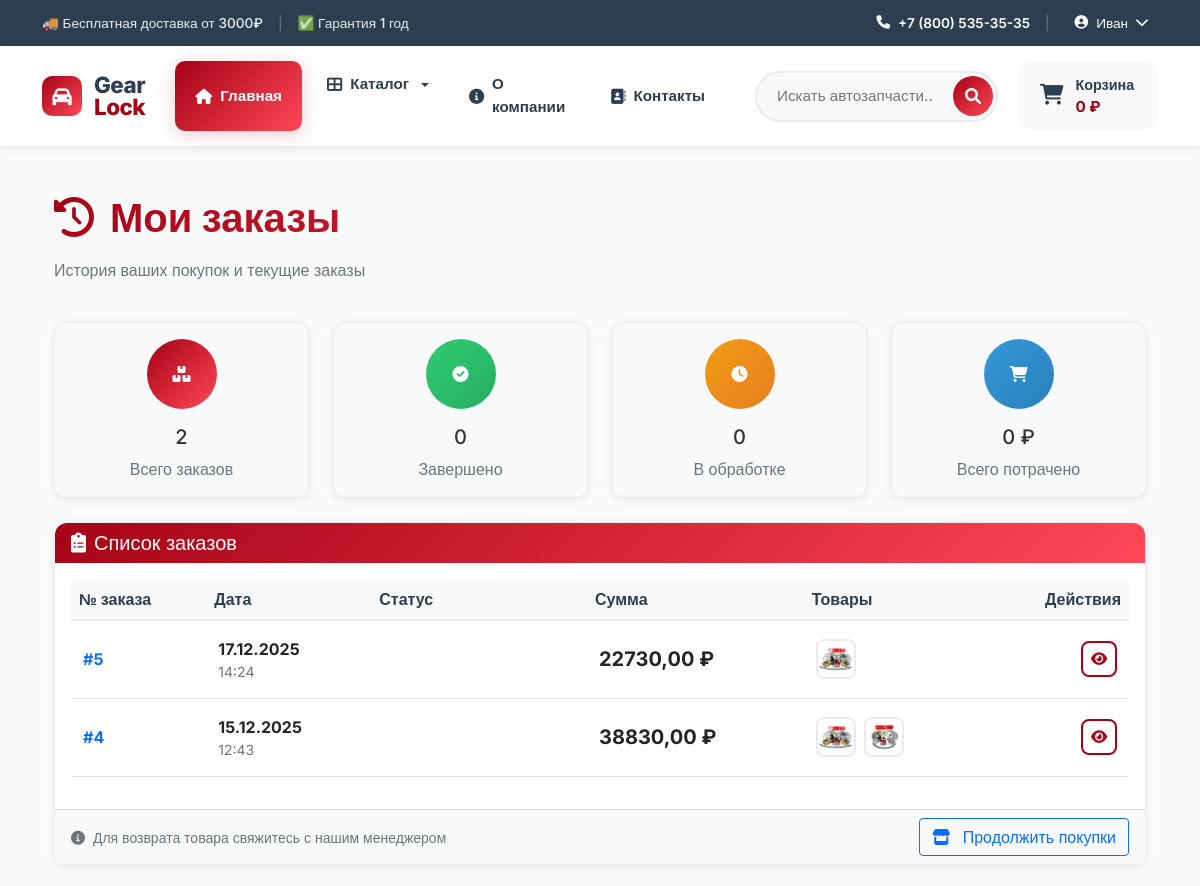
/orders/ (signed in, upper part), run on an earlier commit of the app's database.
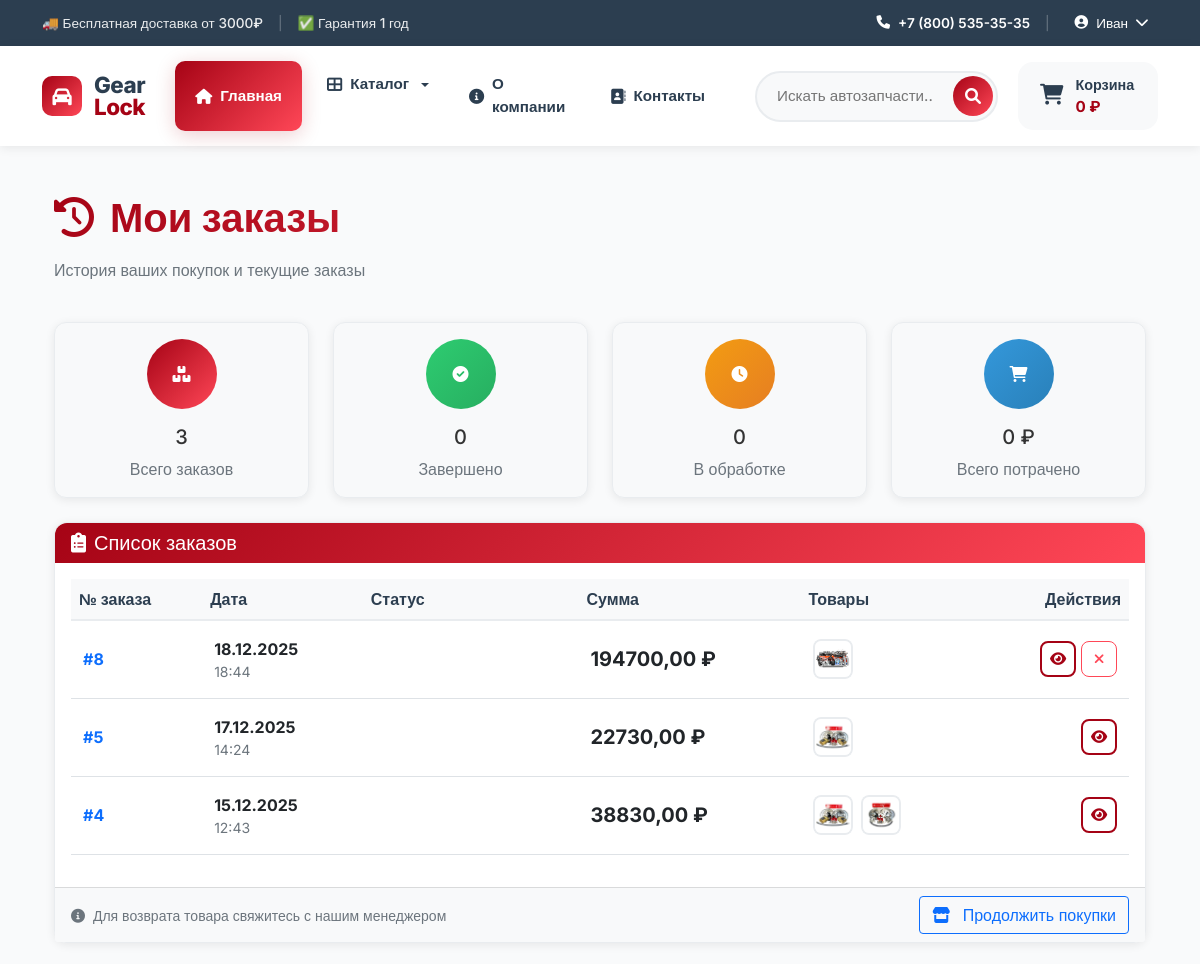
And on a later commit of the database.
### orders/models.py (models this page shows, shortened)
class Order(models.Model):
    STATUS_CHOICES = [
        ('new', 'Новый'),
        ('processing', 'В обработке'),
        ('shipped', 'Отправлен'),
        ('delivered', 'Доставлен'),
        ('cancelled', 'Отменен'),
    ]
    PAYMENT_CHOICES = [
        ('card', 'Карта онлайн'),
        ('cash', 'Наличные при получении'),
        ('bank', 'Банковский перевод'),
    ]
    user = models.ForeignKey(settings.AUTH_USER_MODEL,
                           on_delete=models.CASCADE,
                           related_name='orders', null=True, blank=True)
    email = models.EmailField('Email')
    phone = models.CharField('Телефон', max_length=20)
    first_name = models.CharField('Имя', max_length=100)
    last_name = models.CharField('Фамилия', max_length=100)
    address = models.TextField('Адрес доставки')
    city = models.CharField('Город', max_length=100)
    postal_code = models.CharField('Почтовый индекс', max_length=20)
    status = models.CharField('Статус', max_length=20,
                            choices=STATUS_CHOICES, default='new')
    payment_method = models.CharField('Способ оплаты', max_length=20,
                                    choices=PAYMENT_CHOICES)
    total_price = models.DecimalField('Общая сумма', max_digits=10,
                                    decimal_places=2)
    notes = models.TextField('Примечания', blank=True)
    created_at = models.DateTimeField('Дата создания', auto_now_add=True)
    updated_at = models.DateTimeField('Дата обновления', auto_now=True)
    class Meta:
        verbose_name = 'Заказ'
        verbose_name_plural = 'Заказы'
        ordering = ['-created_at']
    @property
    def get_status_display_class(self):
        status_classes = {
            'new': 'badge badge-primary',
            'processing': 'badge badge-info',
            'shipped': 'badge badge-warning',
            'delivered': 'badge badge-success',
            'cancelled': 'badge badge-danger',
        }
        return status_classes.get(self.status, 'badge badge-secondary')

class OrderItem(models.Model):
    order = models.ForeignKey(Order, on_delete=models.CASCADE,
                            related_name='items')
    product = models.ForeignKey(Product, on_delete=models.PROTECT)
    price = models.DecimalField('Цена', max_digits=10, decimal_places=2)
    quantity = models.PositiveIntegerField('Количество', default=1)
    class Meta:
        verbose_name = 'Товар в заказе'
        verbose_name_plural = 'Товары в заказе'

### catalog/models.py (models this page shows, shortened)
class Product(models.Model):
    AVAILABILITY_CHOICES = [
        ('in_stock', 'В наличии'),
        ('limited', 'Мало'),
        ('out_of_stock', 'Нет в наличии'),
        ('preorder', 'Под заказ'),
    ]
    name = models.CharField('Название', max_length=200)
    slug = models.SlugField('URL', max_length=200, unique=True, blank=True)  # Добавили blank=True
    category = models.ForeignKey(Category, on_delete=models.CASCADE,
                               related_name='products')
    brand = models.ForeignKey(Brand, on_delete=models.CASCADE,
                            related_name='products', null=True, blank=True)
    sku = models.CharField('Артикул', max_length=50, unique=True)
    price = models.DecimalField('Цена', max_digits=10, decimal_places=2)
    old_price = models.DecimalField('Старая цена', max_digits=10,
                                   decimal_places=2, null=True, blank=True)
    description = models.TextField('Описание')
    features = models.TextField('Характеристики', blank=True)
    availability = models.CharField('Наличие', max_length=20,
                                  choices=AVAILABILITY_CHOICES, default='in_stock')
    quantity = models.IntegerField('Количество', default=0)
    is_active = models.BooleanField('Активный', default=True)
    is_new = models.BooleanField('Новинка', default=False)
    is_sale = models.BooleanField('Распродажа', default=False)
    is_featured = models.BooleanField('Рекомендуемый', default=False)
    created_at = models.DateTimeField('Дата создания', auto_now_add=True)
    updated_at = models.DateTimeField('Дата обновления', auto_now=True)
    class Meta:
        verbose_name = 'Товар'
        verbose_name_plural = 'Товары'
        ordering = ['-created_at']
    @property
    def main_image(self):
        image = self.images.filter(is_main=True).first()
        if image:
            return image.image
        return None

class ProductImage(models.Model):
    product = models.ForeignKey(Product, on_delete=models.CASCADE,
                              related_name='images')
    image = models.ImageField('Изображение', upload_to='products/')
    is_main = models.BooleanField('Основное', default=False)
    order = models.IntegerField('Порядок', default=0)
    class Meta:
        verbose_name = 'Изображение товара'
        verbose_name_plural = 'Изображения товаров'
        ordering = ['is_main', 'order']

### orders/views.py (the view)
# urls.py: path('', views.order_list, name='order_list'),
@login_required
def order_list(request):
    orders = Order.objects.filter(user=request.user).order_by('-created_at')
    return render(request, 'orders/order_list.html', {'orders': orders})

### cart/cart.py (called while the page is built)
    def get_total_price(self):
        return sum(
            float(item['price']) * item['quantity']
            for item in self.cart.values()
        )

    def __len__(self):
        return sum(item['quantity'] for item in self.cart.values())

### cart/context_processors.py (called while the page is built)
def cart(request):
    return {'cart': Cart(request)}

### catalog/context_processors.py (called while the page is built)
def categories(request):
    main_categories = Category.objects.filter(
        parent__isnull=True
    ).exclude(
        slug=''
    ).exclude(
        slug__isnull=True
    ).prefetch_related('children').order_by('order', 'name')
    return {
        'categories': main_categories,
        'all_categories': Category.objects.exclude(slug='').exclude(slug__isnull=True)
    }

### templates/orders/order_list.html (shortened to what the changed rows need)
{% extends 'base.html' %}
{% block content %}
<div class="container mt-4 animate-on-scroll">
    <div class="row mb-4">
        <div class="col-12">
            <h1 class="fw-bold gradient-text mb-3">
                <i class="fas fa-history me-3"></i>Мои заказы
            </h1>
        </div>
    </div>
    {% if orders %}
    <div class="row mb-4">
        <div class="col-md-3">
            <div class="card bg-light shadow-hover">
                <div class="card-body text-center">
                    <div class="icon-lg bg-primary-gradient text-white rounded-circle mx-auto mb-3">
                        <i class="fas fa-boxes"></i>
                    </div>
                    <h5>{{ orders|length }}</h5>
                    <p class="text-muted mb-0">Всего заказов</p>
                </div>
            </div>
        </div>
        <div class="col-md-3">
            <div class="card bg-light shadow-hover">
                <div class="card-body text-center">
                    <div class="icon-lg bg-success-gradient text-white rounded-circle mx-auto mb-3">
                        <i class="fas fa-check-circle"></i>
                    </div>
                    <h5>{{ completed_orders|default:"0" }}</h5>
                    <p class="text-muted mb-0">Завершено</p>
                </div>
            </div>
        </div>
        <div class="col-md-3">
            <div class="card bg-light shadow-hover">
                <div class="card-body text-center">
                    <div class="icon-lg bg-warning-gradient text-white rounded-circle mx-auto mb-3">
                        <i class="fas fa-clock"></i>
                    </div>
                    <h5>{{ active_orders|default:"0" }}</h5>
                    <p class="text-muted mb-0">В обработке</p>
                </div>
            </div>
        </div>
        <div class="col-md-3">
            <div class="card bg-light shadow-hover">
                <div class="card-body text-center">
                    <div class="icon-lg bg-info-gradient text-white rounded-circle mx-auto mb-3">
                        <i class="fas fa-shopping-cart"></i>
                    </div>
                    <h5>{{ total_spent|default:"0" }} ₽</h5>
                    <p class="text-muted mb-0">Всего потрачено</p>
                </div>
            </div>
        </div>
    </div>
    <div class="card shadow-hover">
        <div class="card-header bg-primary-gradient text-white d-flex justify-content-between align-items-center">
            <h5 class="mb-0">
                <i class="fas fa-clipboard-list me-2"></i>Список заказов
            </h5>
        </div>
        <div class="card-body">
            <div class="table-responsive">
                <table class="table table-hover" id="ordersTable">
                    <thead class="table-light">
                        <tr>
                            <th>№ заказа</th>
                            <th>Дата</th>
                            <th>Статус</th>
                            <th>Сумма</th>
                            <th>Товары</th>
                            <th class="text-end">Действия</th>
                        </tr>
                    </thead>
                    <tbody>
                        {% for order in orders %}
                        <tr class="hover-row">
                            <td>
                                <strong class="text-primary">#{{ order.id }}</strong>
                            </td>
                            <td>
                                <div class="d-flex flex-column">
                                    <span class="fw-bold">{{ order.created_at|date:"d.m.Y" }}</span>
                                    <small class="text-muted">{{ order.created_at|date:"H:i" }}</small>
                                </div>
                            </td>
                            <td>
                                <span class="badge {{ order.get_status_display_class }} px-3 py-2">
                                    <i class="fas
                                        {% if order.status == 'completed' %}fa-check-circle
                                        {% elif order.status == 'processing' %}fa-spinner
                                        {% elif order.status == 'shipped' %}fa-truck
                                        {% elif order.status == 'cancelled' %}fa-times-circle
                                        {% else %}fa-clock{% endif %} me-1">
                                    </i>
                                </span>
                            </td>
                            <td>
                                <span class="fw-bold fs-5">{{ order.total_price }} ₽</span>
                            </td>
                            <td>
                                <div class="d-flex align-items-center">
                                    {% for item in order.items.all|slice:":3" %}
                                    {% if item.product.main_image %}
                                    <div class="product-thumbnail me-2" title="{{ item.product.name }}">
                                        <img src="{{ item.product.main_image.url }}"
                                             alt="{{ item.product.name }}"
                                             class="table-img">
                                    </div>
                                    {% endif %}
                                    {% endfor %}
                                </div>
                            </td>
                            <td class="text-end">
                                <div class="action-buttons">
                                    <a href="{% url 'orders:order_detail' order.id %}"
                                       class="btn btn-sm btn-outline-primary"
                                       title="Подробнее">
                                        <i class="fas fa-eye"></i>
                                    </a>
                                    {% if order.status == 'new' or order.status == 'processing' %}
                                    <button class="btn btn-sm btn-outline-danger"
                                            onclick="confirmCancel('{{ order.id }}')"
                                            title="Отменить заказ">
                                        <i class="fas fa-times"></i>
                                    </button>
                                    {% endif %}
                                </div>
                            </td>
                        </tr>
                        {% endfor %}
                    </tbody>
                </table>
            </div>
        </div>
        <div class="card-footer bg-light">
            <div class="row align-items-center">
                <div class="col-md-6">
                    <small class="text-muted">
                        <i class="fas fa-info-circle me-1"></i>
                        Для возврата товара свяжитесь с нашим менеджером
                    </small>
                </div>
                <div class="col-md-6 text-end">
                    <a href="{% url 'catalog:product_list' %}" class="btn btn-outline-primary">
                        <i class="fas fa-store me-2"></i> Продолжить покупки
                    </a>
                </div>
            </div>
        </div>
    </div>
    {% endif %}
</div>
{% endblock %}

What changed in the data, as far as the page shows it:
added Order: id "8", created_at "18.12.2025", created_at "18:44", total_price "194700,00"
added OrderItem: product.main_image (picture), shown under "8"
changed Order id 5: status "delivered" → "shipped" (drawn)
Also different on the page:
{{ orders|length }}: "2" → "3"
